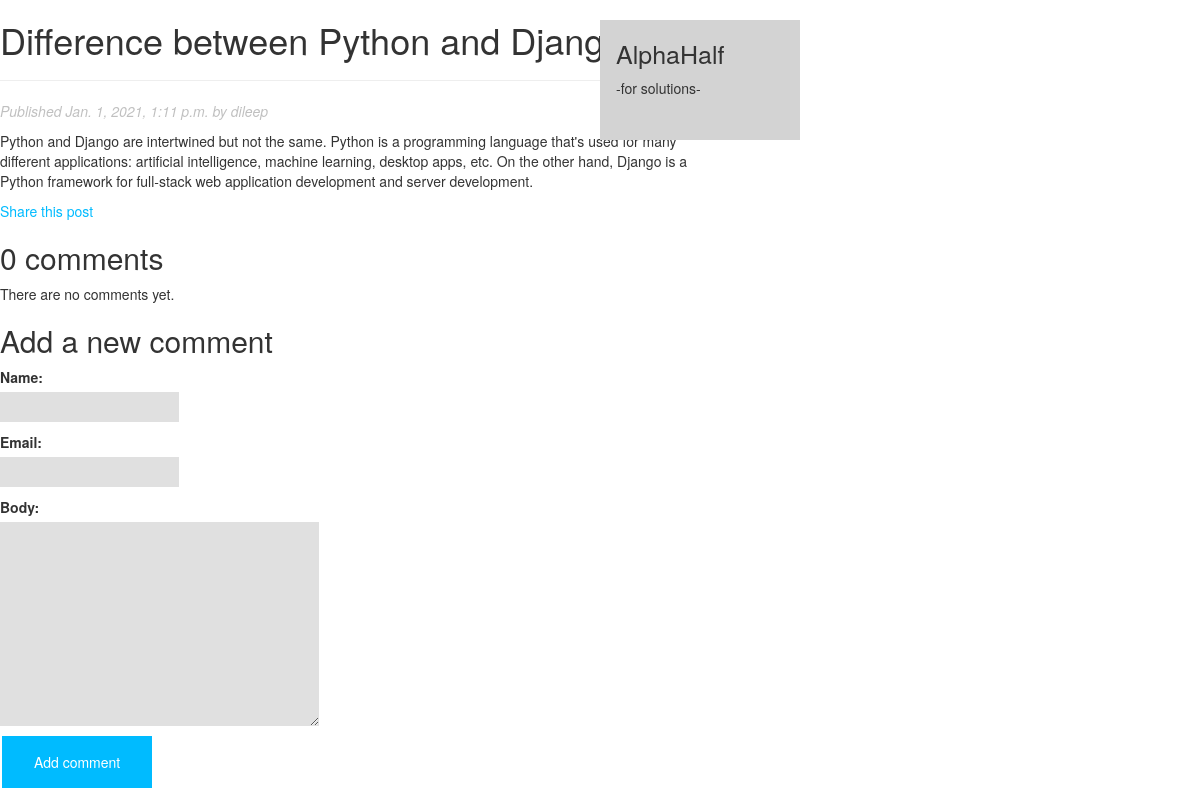
Screenshot of /blog/2021/1/1/difference-between-python-and-django/ with the database file from the repository.
### blog/models.py (models this page shows, shortened)
class Post(models.Model):
    STATUS_CHOICES = (
        ('draft', 'Draft'),
        ('published', 'Published'),
    )
    title = models.CharField(max_length=250)
    slug = models.SlugField(max_length=250, unique_for_date='publish')
    author = models.ForeignKey(User, on_delete=models.CASCADE, related_name='blog_posts')
    body = models.TextField()
    publish = models.DateTimeField(default=timezone.now)
    created = models.DateTimeField(auto_now_add=True)
    updated = models.DateTimeField(auto_now=True)
    status = models.CharField(max_length=10, choices=STATUS_CHOICES, default='draft')
    objects = models.Manager() # the default manager
    published = PublishedManager() # our custom manager
    class Meta:
        ordering = ('-publish',)

### blog/views.py (the view)
# urls.py: path('<int:year>/<int:month>/<int:day>/<slug:post>/', views.post_detail, name='post_detail'),
def post_detail(request, year, month, day, post):
    post = get_object_or_404(Post, slug=post,
                                    status='published',
                                    publish__year=year,
                                    publish__month=month,
                                    publish__day=day)
    comments = post.comments.filter(active=True)
    new_comment = None
    if request.method == 'POST':
    	comment_form = CommentForm(data=request.POST)
    	if comment_form.is_valid():
    		new_comment = comment_form.save(commit=False)
    		new_comment.post = post
    		new_comment.save()
    else:
    	comment_form = CommentForm()
    return render(request, 'blog/post/detail.html', {'post': post, 'comments': comments, 'new_comment': new_comment, 'comment_form': comment_form})

### blog/forms.py
class CommentForm(forms.ModelForm):
	class Meta:
		model = Comment
		fields = ('name', 'email', 'body')

### blog/templates/blog/post/detail.html (shortened to what this page needs)
{% extends 'blog/base.html' %}
{% block content %}
	<h1>{{ post.title }}</h1>
	<hr>
	<p class="date">
		Published {{ post.publish }} by {{ post.author }}
	</p>
	<p class="hello">
		{{ post.body | linebreaks }}
	</p>
	<p>
		<a href="{% url 'blog:post_share' post.id %}">
			Share this post
		</a>
	</p>
	{% with comments.count as total_comments %}
		<h2>
			{{ total_comments }} comment{{ total_comments|pluralize }}
		</h2>
	{% endwith %}
	{% for comment in comments %}
		<div class="comment">
			<p class="info">
				Comment {{ 	forloop.counter }} by {{ comment.name }}
				{{ comment.created }}
			</p>
			{{ comment.body | linebreaks }}
		</div>
	{% empty %}
		<p>There are no comments yet.</p>
	{% endfor %}
	{% if new_comment%}
		<h2>Your comment has been added.</h2>
	{% else %}
		<h2>Add a new comment</h2>
		<form action="." method='post'>
			{{ comment_form.as_p }}
			<p><input type="submit" value="Add comment"></p>
		</form>
	{% endif %}
{% endblock %}

### blog/templates/blog/base.html (style rules this page uses)
.date { color: silver; font-style: italic; font-weight: normal; }
hr { width:60%; text-align:left; margin-left:0; }
p { width: 60%; }
a { color: #00BBFF; }
input { border: none; margin: 0px; padding: 5px; display: block; background-color: #E0E0E0; }
textarea { display: block; border: none; background-color: #E0E0E0 ; }
input[type=submit] { background-color: #00BBFF; border: none; color: white; padding: 16px 32px; text-decoration: none; margin: 4px 2px; cursor: pointer; }

### rows the page displays
Post: title "Difference between Python and Django", publish "Jan. 1, 2021, 1:11 p.m.", author "dileep", body "Python and Django are intertwined but not the same. Python is a programming language that's used for many different applications: artificial intelligence, machine learning, desktop apps, etc. On the other hand, Django is a Python framework for full-stack web application development and server development."

### other values shown
{{ total_comments }} "0"
